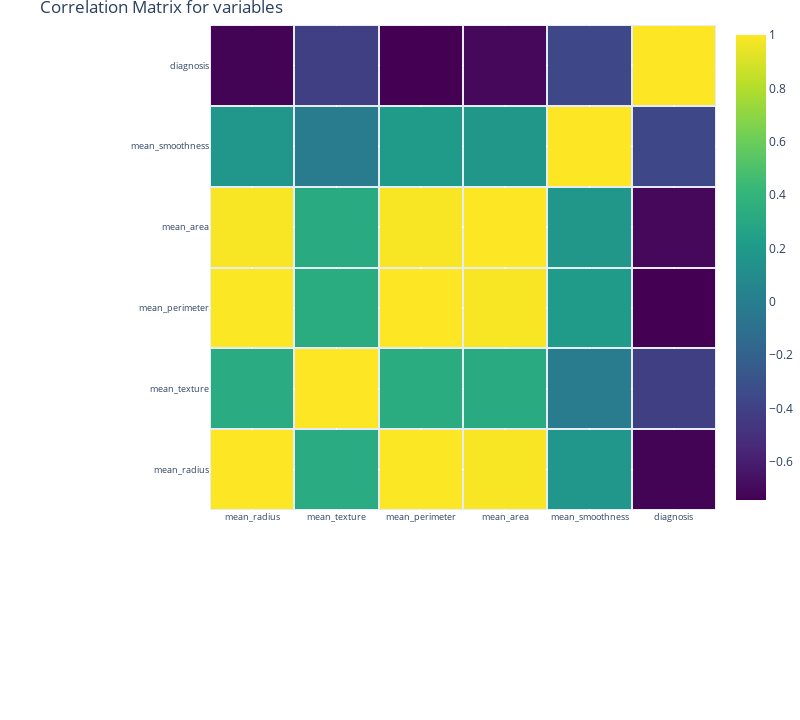

Here is the notebook cell this chart was saved with:
### Markdown cell above
**VISUALISASI 2**

### Code cell
#correlation
correlation = df.corr()
#tick labels
matrix_cols = correlation.columns.tolist()
#convert to array
corr_array  = np.array(correlation)

#Plotting
trace = go.Heatmap(z = corr_array,
                   x = matrix_cols,
                   y = matrix_cols,
                   xgap = 2,
                   ygap = 2,
                   colorscale='Viridis',
                   colorbar   = dict() ,
                  )
layout = go.Layout(dict(title = 'Correlation Matrix for variables',
                        autosize = False,
                        height  = 720,
                        width   = 800,
                        margin  = dict(r = 0 ,l = 210,
                                       t = 25,b = 210,
                                     ),
                        yaxis   = dict(tickfont = dict(size = 9)),
                        xaxis   = dict(tickfont = dict(size = 9)),
                       )
                  )
fig = go.Figure(data = [trace],layout = layout)
py.iplot(fig)

### Figure 1 — Plotly figure (JSON) as saved in the notebook; plotly's stock layout.template omitted (floating-point values rounded to 4 significant figures)
{"data": [{"colorscale": [[0, "#440154"], [0.1111, "#482878"], [0.2222, "#3e4989"], [0.3333, "#31688e"], [0.4444, "#26828e"], [0.5556, "#1f9e89"], [0.6667, "#35b779"], [0.7778, "#6ece58"], [0.8889, "#b5de2b"], [1, "#fde725"]], "type": "heatmap", "x": ["mean_radius", "mean_texture", "mean_perimeter", "mean_area", "mean_smoothness", "diagnosis"], "xgap": 2, "y": ["mean_radius", "mean_texture", "mean_perimeter", "mean_area", "mean_smoothness", "diagnosis"], "ygap": 2, "z": [[1, 0.3238, 0.9979, 0.9874, 0.1706, -0.73], [0.3238, 1, 0.3295, 0.3211, -0.02339, -0.4152], [0.9979, 0.3295, 1, 0.9865, 0.2073, -0.7426], [0.9874, 0.3211, 0.9865, 1, 0.177, -0.709], [0.1706, -0.02339, 0.2073, 0.177, 1, -0.3586], [-0.73, -0.4152, -0.7426, -0.709, -0.3586, 1]]}], "layout": {"autosize": false, "height": 720, "margin": {"b": 210, "l": 210, "r": 0, "t": 25}, "title": {"text": "Correlation Matrix for variables"}, "width": 800, "xaxis": {"tickfont": {"size": 9}}, "yaxis": {"tickfont": {"size": 9}}}}
